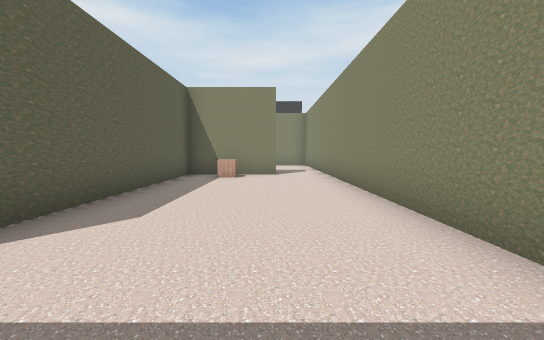
view 1 (above)

24 first-person views from a walk through a 3-D level made in the Unity game engine. The camera is 1.5 m above the floor, tilts 4° down and sees 90° across. The floor is counted in squares, 2 m on a side. Each view is taken from the middle of a square. On the plan, view 1 faces up. The plan holds only what a view shows up to about 10 squares ahead; the rest is blank. The place goes on beyond the plan. The player character is not drawn.

view 2
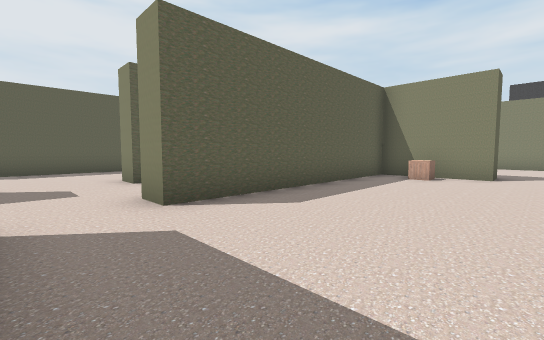

view 3
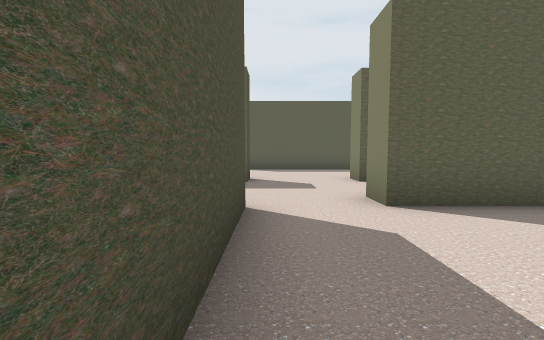

view 4
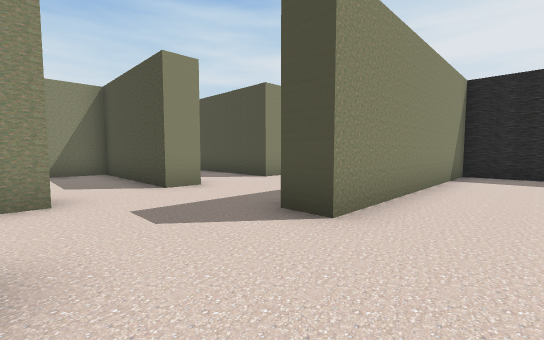

view 5
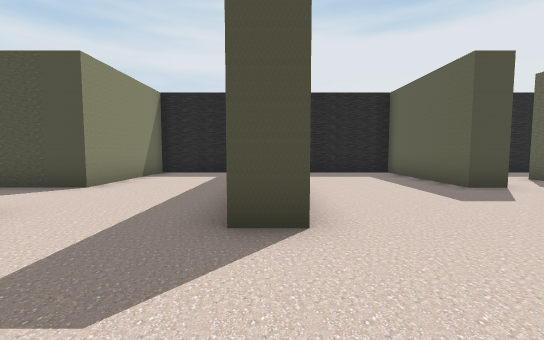

view 6
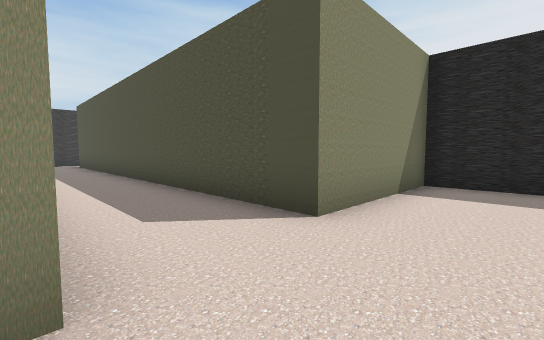

view 7
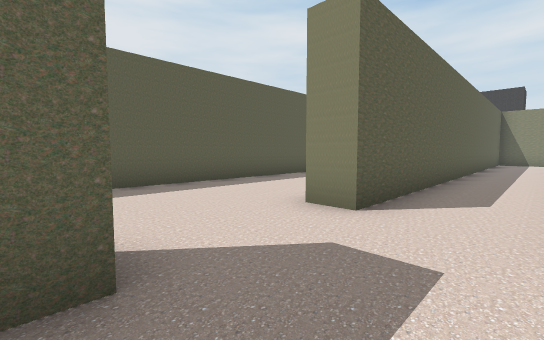

view 8
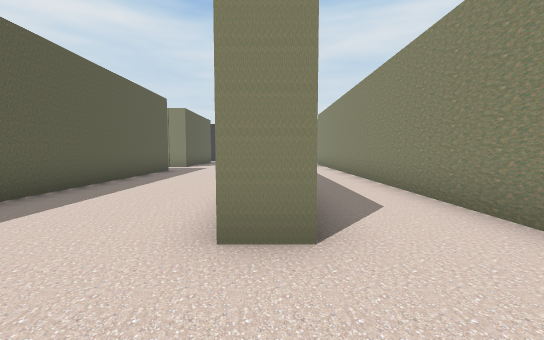

view 9
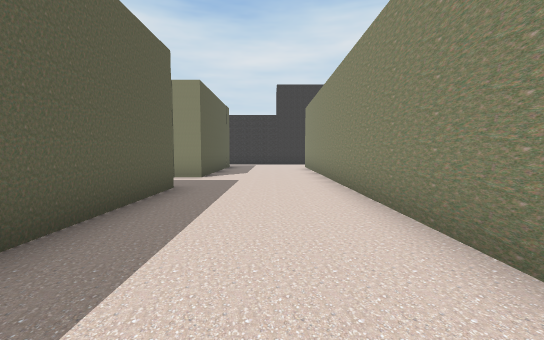

view 10
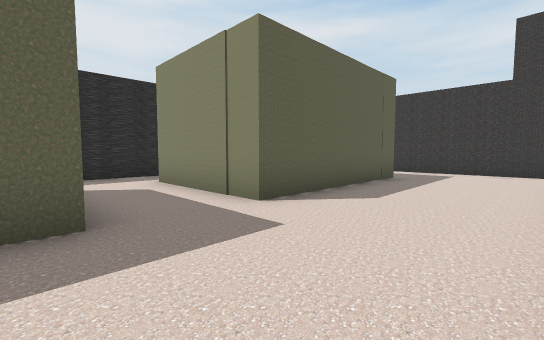

view 11
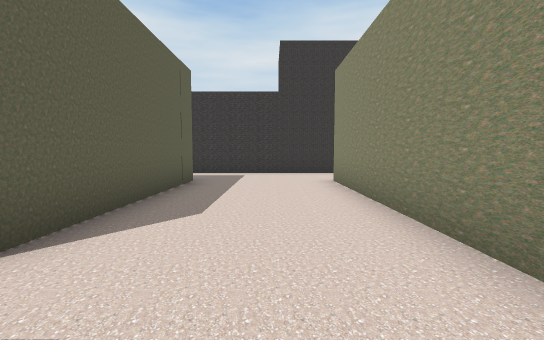

view 12
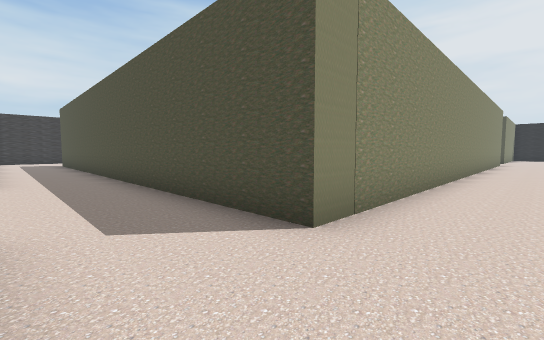

view 13
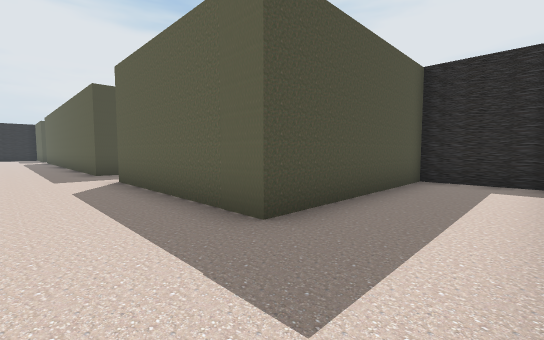

view 14
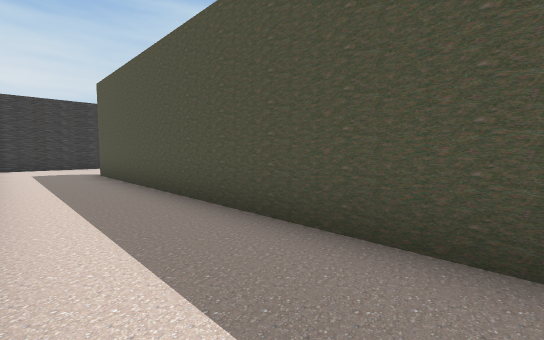

view 15
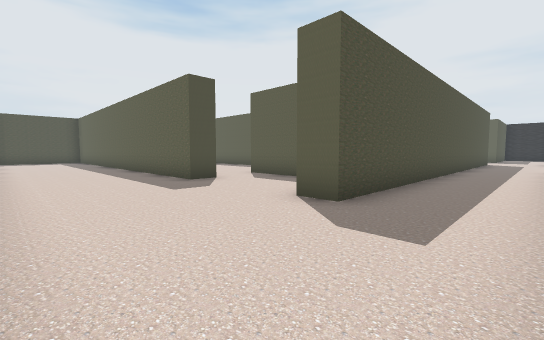

view 16
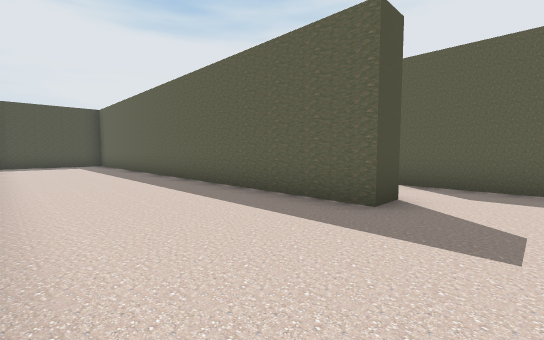

view 17
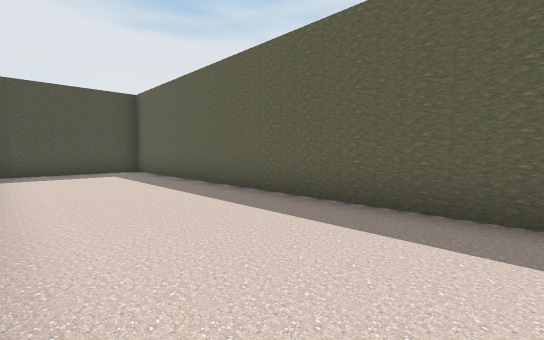

view 18
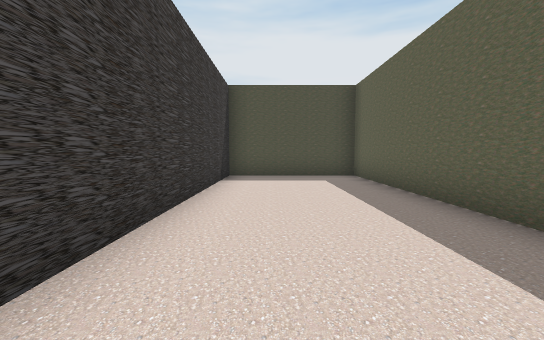

view 19
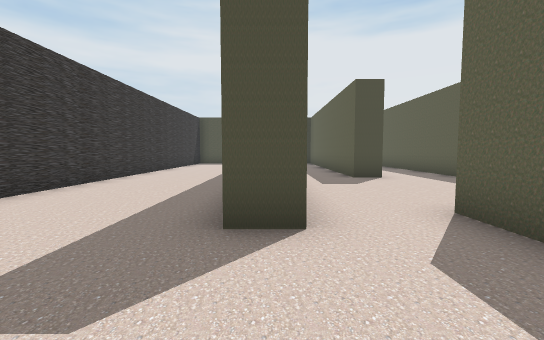

view 20
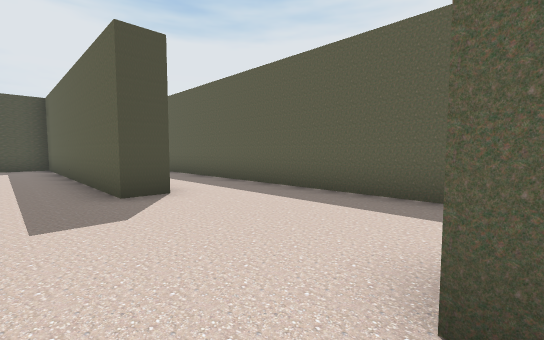

view 21
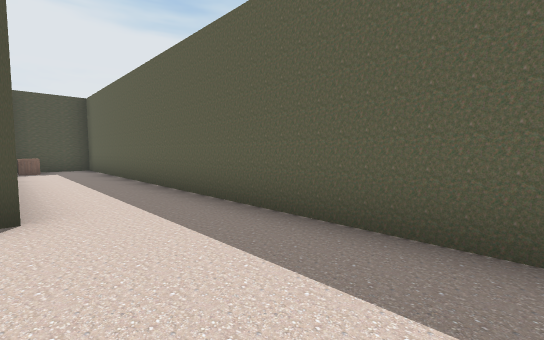

view 22
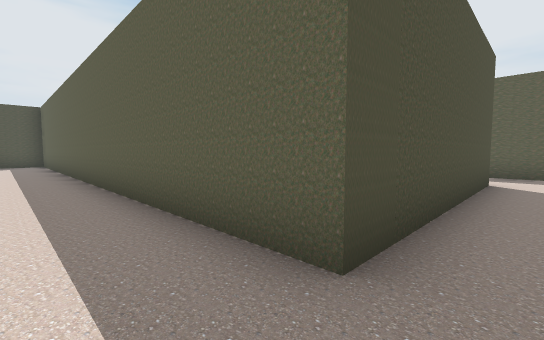

view 23
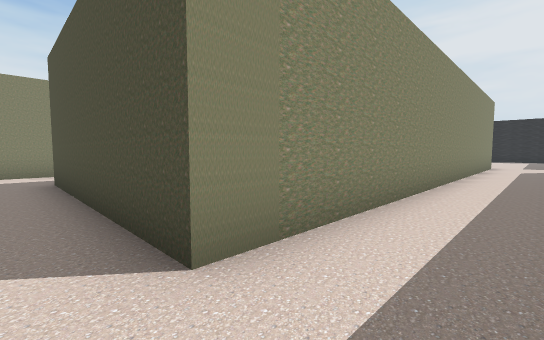

view 24
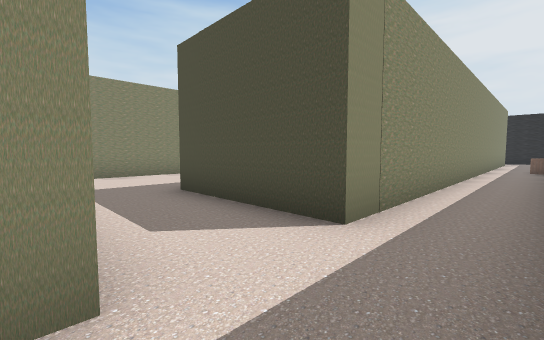

### Floor plan
Points are (right, up) in squares from view 1. A wall is a line through its corners. A room is listed if a view was taken in it or the views show most of it. See-through windows are left out.
Room 1 (views 1, 2, 3)
walls: (-2.6, -0.4) (1.8, -0.4) (1.8, 8.4); (0.1, 8.6) (-2.7, 8.6) (-2.7, 1.6) (-3.5, 1.6)
ways out: opening at (-3.5, 0.5) to room 2; opening at (1, 9)
objects: other object (-1, 8)
Room 2 (views 4, 5, 6, 7, 8, 9, 10, 11, 12, 13, 14, 15, 16, 17, 18, 19, 20, 23, 24)
walls: (-5.6, 11.5) (-5.6, 2.1) (-6.5, 2.1); (-6.4, 6.5) (-6.4, 17.9) (8.5, 17.9) (8.5, 17); (-5.6, 16.1) (-5.6, 14.9); (-3.5, 1.6) (-3.5, 15.2); (-2.6, -1.2) (-2.6, -0.4); (-5.9, 20.3) (-10.9, 20.3); (5.8, 15.1) (5.8, 12.6); (-15.3, 13.5) (-15.3, 11.4); (7.6, 13.4) (8.5, 13.4) (8.5, -0.4) (12.3, -0.4) (12.3, 11.8); (-13.6, 0.2) (-13.6, 10.5) (-10, 10.5) (-10, -0.1); (-10.9, -3.5) (-10, -3.5) (-10, -7.4) (-6.4, -7.4) (-6.4, -0.6) (-5.6, -0.6) (-5.6, -1.1); (-15.3, 20.1) (-15.3, 17.9) (-10, 17.9) (-10, 12.7) (-13.6, 12.7) (-13.6, 13.1); (-4.5, -7.4) (-2.2, -7.4) (-2.2, -3.5) (7.6, -3.5); (12.3, 19.1) (12.3, 20); (-15, -7.4) (-14.1, -7.4)
ways out: opening at (-3.5, 0.5) to room 1; opening at (-4, 16) to room 3; opening at (6.5, 13) to room 3; opening at (-14.5, 13); opening at (-13, -6.5); opening at (-10, -2.5)
objects: other object (-15, 1)
Room 3 (views 21, 22)
walls: (4.9, 8.3) (5.8, 8.3) (5.8, 0.1); (5, 14.9) (5, 16.1); (3.1, -0.4) (4.6, -0.4); (6.1, -0.4) (7, -0.4); (-3.5, 15.2) (2.6, 15.2) (2.6, 0.2)
ways out: opening at (-4, 16) to room 2; opening at (6.5, 13) to room 2
objects: other object (4, 1)

Positions as (right, up) in squares from view 1, and headings:
1: (0, 0), facing up
2: (1, 0), facing up-left
3: (1, 0), facing left
4: (-8, 2), facing down-right
5: (-6, 2), facing down
6: (-4, -1), facing down-right
7: (-4, -1), facing up-left
8: (-6, 0), facing up
9: (-8, 5), facing up
10: (-7, 10), facing up-left
11: (-8, 11), facing up
12: (-8, 20), facing down-right
13: (-8, 20), facing down-left
14: (-1, 20), facing down-right
15: (12, 20), facing down-left
16: (12, 15), facing down-left
17: (12, 10), facing down-left
18: (11, 8), facing down
19: (8, 16), facing down
20: (7, 13), facing down-left
21: (5, 12), facing down-left
22: (4, 16), facing down-left
23: (-5, 16), facing down-right
24: (-15, 13), facing down-right
